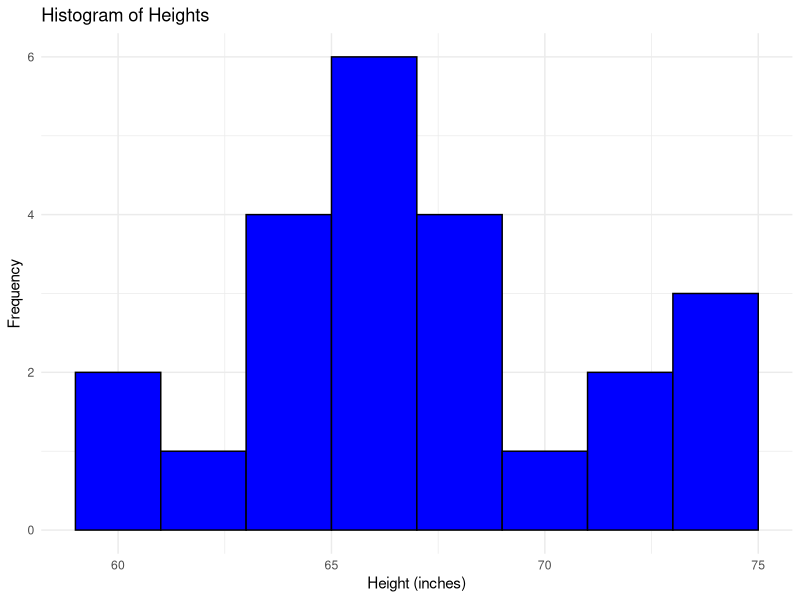
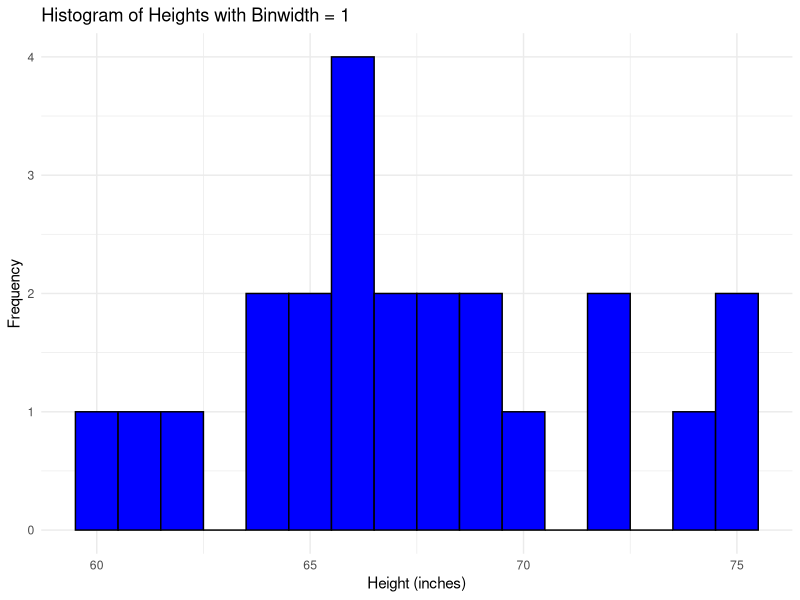
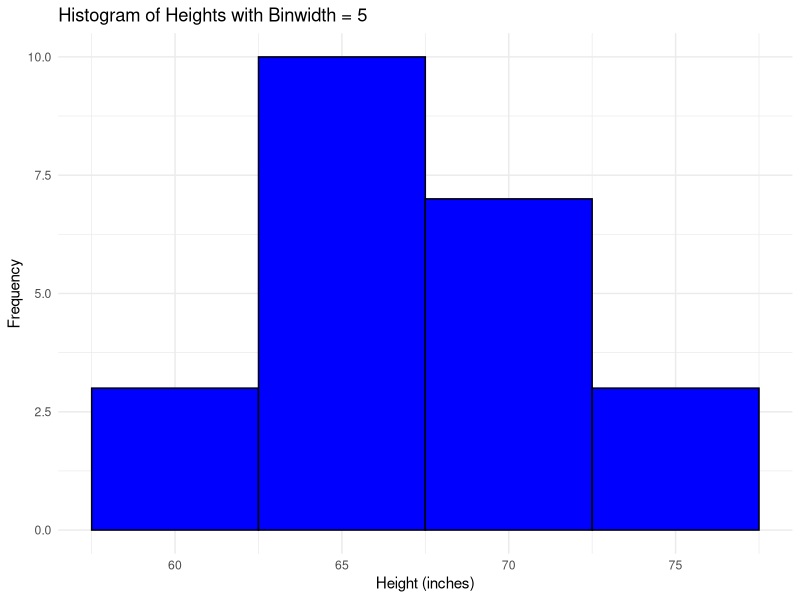
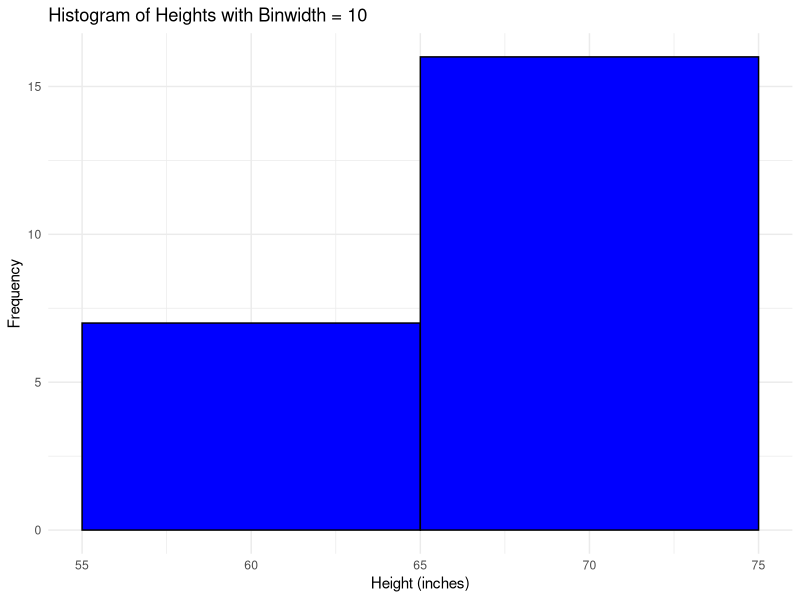
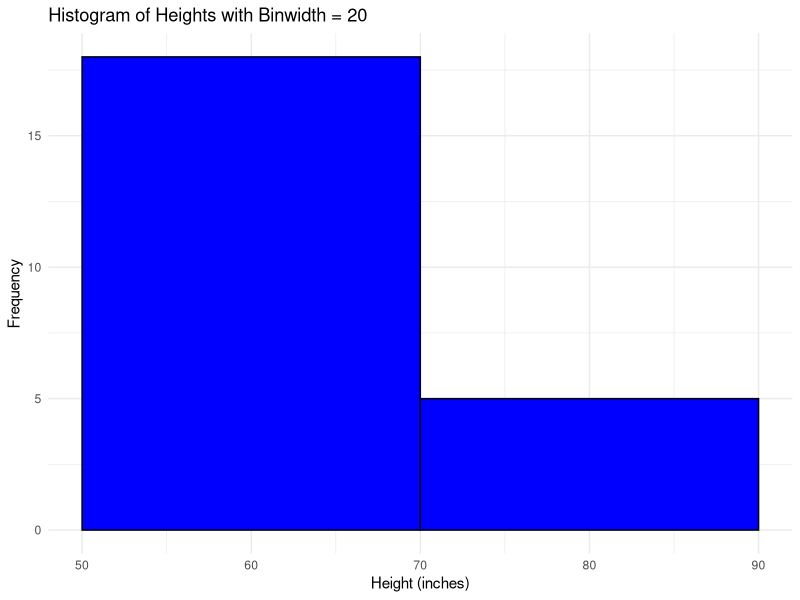
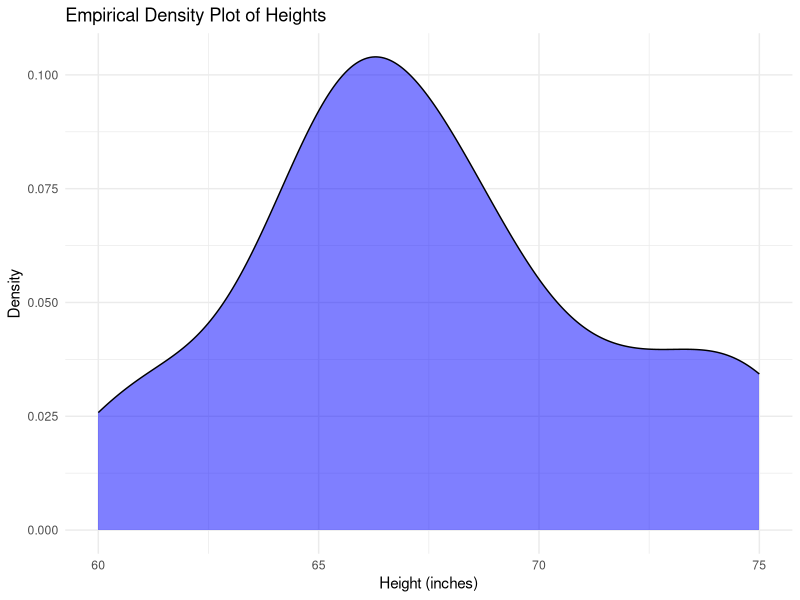
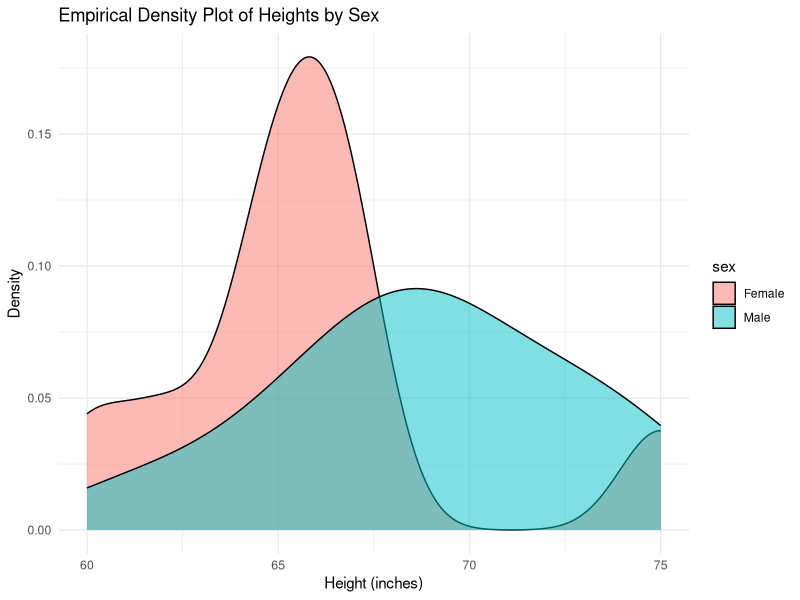
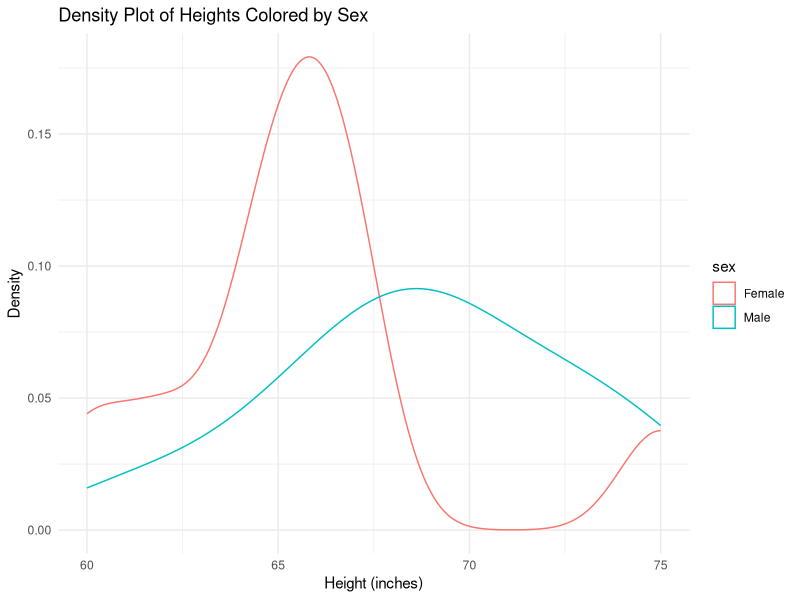

These charts were generated, in order, by the following R code:
## ---- chunk 1
knitr::opts_chunk$set(echo = TRUE)
library(tidyverse)
## ---- chunk 2
#install.packages("dslabs")
library(dslabs) 
data(heights)
glimpse(heights)
## ---- chunk 3
library(ggplot2)
data <- data.frame(
  sex = factor(c("Male", "Male", "Male", "Male", "Male", 
                 "Female", "Female", "Female", "Female", "Female", 
                 "Male", "Male", "Male", "Male", "Male", 
                 "Male", "Female", "Male", "Female", "Female", 
                 "Male", "Female", "Female")),
  height = c(75, 70, 68, 74, 61, 
             65, 66, 62, 66, 67, 
             72, 72, 69, 68, 69, 
             66, 75, 64, 60, 67, 
             66, 64, 65)
)

ggplot(data, aes(x = height)) +
  geom_histogram(binwidth = 2, fill = "blue", color = "black") +
  labs(title = "Histogram of Heights",
       x = "Height (inches)",
       y = "Frequency") +
  theme_minimal()

## ---- chunk 4
for (bin in c(1, 5, 10, 20)) 
  print(
    ggplot(data, aes(x = height)) + 
      geom_histogram(binwidth = bin, fill = "blue", color = "black") + 
      labs(title = paste("Histogram of Heights with Binwidth =", bin),
           x = "Height (inches)", # Fixed the missing closing quotation mark
           y = "Frequency") +
      theme_minimal()
  )


## ---- chunk 5
ggplot(data, aes(x = height)) +
  geom_density(fill = "blue", alpha = 0.5) +
  labs(title = "Empirical Density Plot of Heights",
       x = "Height (inches)",
       y = "Density") +
  theme_minimal()

## ---- chunk 6
ggplot(data, aes(x = height, group = sex, fill = sex)) +
  geom_density(alpha = 0.5) +
  labs(title = "Empirical Density Plot of Heights by Sex",
       x = "Height (inches)",
       y = "Density") +
  theme_minimal()

## ---- chunk 7
ggplot(data, aes(x = height, color = sex)) +
  geom_density() +
  labs(title = "Density Plot of Heights Colored by Sex",
       x = "Height (inches)",
       y = "Density") +
  theme_minimal()


## ---- chunk 8
ggplot(data, aes(x = height, fill = sex)) +
  geom_density(alpha = 0.5) + # Alpha transparency set to 0.5
  labs(title = "Density Plot of Heights Filled by Sex with Transparency",
       x = "Height (inches)",
       y = "Density") +
  theme_minimal()


## ---- chunk 9
ggplot(data, aes(x = sex, y = height, fill = sex)) +
  geom_boxplot() +
  labs(title = "Boxplot of Heights by Sex",
       x = "Sex",
       y = "Height (inches)") +
  theme_minimal()

## ---- chunk 10
mean_height <- mean(data$height)
median_height <- median(data$height)

cat("Mean Height:", mean_height, "\n")
cat("Median Height:", median_height, "\n")

## ---- chunk 11
mean_male <- mean(data$height[data$sex == "Male"])
median_male <- median(data$height[data$sex == "Male"])

mean_female <- mean(data$height[data$sex == "Female"])
median_female <- median(data$height[data$sex == "Female"])

cat("Male - Mean Height:", mean_male, ", Median Height:", median_male, "\n")
cat("Female - Mean Height:", mean_female, ", Median Height:", median_female, "\n")


## ---- chunk 12
tallest_woman <- max(data$height[data$sex == "Female"])



## ---- chunk 13
# install.packages("pscl")
library(pscl) # loads in the package that has this data. 
## You might need to install this...

# data for presidental elections
votedata <-  presidentialElections
glimpse(votedata)
## ---- chunk 14
data <- data.frame(
  state = c("Alabama", "Alaska", "Arizona", "Arkansas", "California"),
  democratic_vote = c(41.6, 27.7, 44.7, 46.3, 53.4) # Replace with actual data
)

ggplot(data, aes(x = state, y = democratic_vote, fill = state)) +
  geom_col() +
  labs(title = "Democratic Vote by State in 2000",
       x = "State",
       y = "Democratic Vote (%)") +
  theme_minimal() +
  theme(axis.text.x = element_text(angle = 45, hjust = 1))


## ---- chunk 15
data <- data.frame(
  state = c("Alabama", "Alaska", "Arizona", "Arkansas", "California"),
  democratic_vote = c(41.6, 27.7, 44.7, 46.3, 53.4) # Replace with actual data
)

ggplot(data, aes(x = state, y = democratic_vote, fill = state)) +
  geom_col() +
  coord_flip() + # Flips the axes
  labs(title = "Democratic Vote by State in 2000",
       x = "State",
       y = "Democratic Vote (%)") +
  theme_minimal()



## ---- chunk 16
data <- data.frame(
  state = c("Alabama", "Alaska", "Arizona", "Arkansas", "California"),
  democratic_vote = c(41.6, 27.7, 44.7, 46.3, 53.4) # Replace with actual data
)

ggplot(data, aes(x = reorder(state, democratic_vote), y = democratic_vote, fill = state)) +
  geom_col() +
  coord_flip() +
  labs(title = "Democratic Vote by State in 2000 (Ordered)",
       x = "State",
       y = "Democratic Vote (%)") +
  theme_minimal()



## ---- chunk 17
data <- data.frame(
  state = c("Alabama", "Alaska", "Arizona", "Arkansas", "California"),
  democratic_vote = c(41.6, 27.7, 44.7, 46.3, 53.4), 
  south = c(TRUE, FALSE, FALSE, TRUE, FALSE) 
)

ggplot(data, aes(x = reorder(state, democratic_vote), y = democratic_vote, fill = state)) +
  geom_col() +
  coord_flip() +
  facet_wrap(~south, scales = "free_y") + 
  labs(title = "Democratic Vote by State in 2000 (North vs South)",
       x = "State",
       y = "Democratic Vote (%)") +
  theme_minimal()


## ---- chunk 18
data <- data.frame(
  state = c("Alabama", "Alaska", "Arizona", "Arkansas", "California"),
  democratic_vote = c(41.6, 27.7, 44.7, 46.3, 53.4),
  south = c(TRUE, FALSE, FALSE, TRUE, FALSE)
)

ggplot(data, aes(x = reorder(state, democratic_vote), y = democratic_vote, fill = south)) +
  geom_col() +
  coord_flip() +
  labs(title = "Democratic Vote by State in 2000 (Colored by Region)",
       x = "State",
       y = "Democratic Vote (%)") +
  theme_minimal()


## ---- chunk 19
data <- data.frame(
  state = c("Alabama", "Alaska", "Arizona", "Arkansas", "California",
            "Alabama", "Alaska", "Arizona", "Arkansas", "California"),
  year = c(2008, 2008, 2008, 2008, 2008, 2016, 2016, 2016, 2016, 2016),
  democratic_vote = c(39.9, 38.8, 45.1, 42.5, 61.0, 
                      34.4, 36.6, 44.6, 37.5, 62.0) 
)

data$year <- as.numeric(data$year)

filtered_data <- data %>%
  filter(year %in% c(2008, 2016))



## ---- chunk 20
data <- data.frame(
  state = c("Alabama", "Alaska", "Arizona", "Arkansas", "California"),
  democratic_vote = c(41.6, 27.7, 44.7, 46.3, 53.4), 
  south = c(TRUE, FALSE, FALSE, TRUE, FALSE) 
)

ggplot(data, aes(x = reorder(state, democratic_vote), y = democratic_vote, fill = south)) +
  geom_col() +
  coord_flip() +
  geom_hline(yintercept = 50, linetype = "dashed", color = "red", size = 1) + 
  labs(
    title = "Democratic Vote by State in 2000",
    subtitle = "Majority Threshold Highlighted",
    x = "State",
    y = "Democratic Vote (%)"
  ) +
  theme_minimal() +
  theme(legend.position = "bottom")


## ---- chunk 21
library(maps)
votedata$state <- tolower(votedata$state)  ## states need to be lowercase for linking

states_map <- map_data("state") ## this gives us the lat and long for each point of each state.
  
map_plot <-  ggplot(data =  votedata %>% filter(year == 2008), aes(map_id = state)) +
    geom_map(aes(fill = demVote), map = states_map) +
    expand_limits(x = states_map$long, y = states_map$lat)
map_plot  
## ---- chunk 22
map_plot <-  ggplot(data =  votedata %>% filter(year == 2016), aes(map_id = state)) +
  geom_map(aes(fill = demVote), map = states_map)+
  expand_limits(x = states_map$long, y = states_map$lat)
map_plot  
## ---- chunk 23
data <- data.frame(
  state = tolower(c("Alabama", "Alaska", "Arizona", "Arkansas", "California")),
  south = c(TRUE, FALSE, FALSE, TRUE, FALSE) 
)

map_data <- map_data("state")

merged_data <- map_data %>%
  left_join(data, by = c("region" = "state"))



## ---- chunk 24
data <- data.frame(
  state = c("Alabama", "Alaska", "Arizona", "Arkansas", "California", 
            "Alabama", "Alaska", "Arizona", "Arkansas", "California"),
  year = c(2008, 2008, 2008, 2008, 2008, 2016, 2016, 2016, 2016, 2016),
  democratic_vote = c(39.9, 38.8, 45.1, 42.5, 61.0, 
                      34.4, 36.6, 44.6, 37.5, 62.0), 
  region = c("S", "N", "N", "S", "N", 
             "S", "N", "N", "S", "N") 
)

data %>%
  group_by(region, year) %>%
  summarise(average_vote = mean(democratic_vote, na.rm = TRUE)) %>%
  ggplot(aes(x = year, y = average_vote, color = region, group = region)) +
  geom_line(size = 1) +
  labs(
    title = "Average Democratic Vote by Region Over Time",
    subtitle = "Comparison Between Northern and Southern States",
    x = "Year",
    y = "Average Democratic Vote (%)",
    color = "Region"
  ) +
  theme_minimal()


## ---- chunk 25
library(palmerpenguins)
glimpse(penguins)
## ---- chunk 26
ggplot(penguins, aes(x = species, y = body_mass_g, fill = species)) +
  geom_boxplot() +
  labs(
    title = "Distribution of Body Mass in Penguins",
    subtitle = "Body Mass (grams) by Species",
    x = "Penguin Species",
    y = "Body Mass (g)"
  ) +
  theme_minimal() +
  theme(legend.position = "none")

## ---- chunk 27
ggplot(penguins, aes(x = species, y = body_mass_g, fill = species)) +
  geom_boxplot(outlier.shape = NA, alpha = 0.7) + 
  geom_point(position = position_jitter(width = 0.2), aes(color = species), alpha = 0.6) + 
  
  labs(
    title = "Distribution of Body Mass in Penguins",
    subtitle = "Body Mass (grams) by Species, with Individual Data Points",
    x = "Penguin Species",
    y = "Body Mass (g)"
  ) +
  theme_minimal() +
  theme(legend.position = "none")


## ---- chunk 28
ggplot(penguins, aes(x = species, y = body_mass_g, fill = species)) +
  geom_boxplot(outlier.shape = NA, alpha = 0.7) + # Boxplot without outliers and slightly transparent
  geom_jitter(position = position_jitter(width = 0.2), aes(color = species), alpha = 0.6) + # Jittered points
  labs(
    title = "Distribution of Body Mass in Penguins",
    subtitle = "Body Mass (grams) by Species, with Jittered Points",
    x = "Penguin Species",
    y = "Body Mass (g)"
  ) +
  theme_minimal() +
  theme(legend.position = "none")


## ---- chunk 29
ggplot(penguins, aes(x = species, y = body_mass_g, fill = species)) +
  geom_jitter(position = position_jitter(width = 0.2), aes(color = species), alpha = 0.6) + 
  
  geom_boxplot(outlier.shape = NA, alpha = 0.7) + 
  labs(
    title = "Distribution of Body Mass in Penguins",
    subtitle = "Body Mass (grams) by Species, with Boxplots on Top",
    x = "Penguin Species",
    y = "Body Mass (g)"
  ) +
  theme_minimal() +
  theme(legend.position = "none") 


## ---- chunk 30
ggplot(penguins, aes(x = species, y = body_mass_g, fill = species)) +
  geom_violin(alpha = 0.7) + 
  geom_jitter(position = position_jitter(width = 0.2), aes(color = species), alpha = 0.6) + 
  
  labs(
    title = "Distribution of Body Mass in Penguins",
    subtitle = "Body Mass (grams) by Species, with Violin Plots and Points",
    x = "Penguin Species",
    y = "Body Mass (g)"
  ) +
  theme_minimal() +
  theme(legend.position = "none")



## ---- chunk 31
penguins %>%
  group_by(species, sex) %>%
  summarise(count = n(), .groups = 'drop')

penguins %>%
  group_by(island) %>%
  summarise(avg_mass = mean(body_mass_g, na.rm = TRUE), .groups = 'drop')

penguins %>%
  group_by(sex) %>%
  summarise(avg_bill_length = mean(bill_length_mm, na.rm = TRUE), .groups = 'drop')

ggplot(penguins %>% filter(sex == "female"), aes(x = bill_length_mm, y = bill_depth_mm, color = species)) +
  geom_point(alpha = 0.7) +
  labs(
    title = "Bill Length vs. Bill Depth for Female Penguins",
    x = "Bill Length (mm)",
    y = "Bill Depth (mm)"
  ) +
  theme_minimal()

ggplot(penguins, aes(x = flipper_length_mm, y = body_mass_g, color = species)) +
  geom_point(alpha = 0.7) +
  facet_wrap(~island) +
  labs(
    title = "Flipper Length vs. Body Mass Faceted by Island",
    x = "Flipper Length (mm)",
    y = "Body Mass (g)"
  ) +
  theme_minimal()

ggplot(penguins, aes(x = flipper_length_mm, fill = sex)) +
  geom_density(alpha = 0.7) +
  labs(
    title = "Density of Flipper Length by Sex",
    x = "Flipper Length (mm)",
    y = "Density"
  ) +
  theme_minimal()

ggplot(penguins, aes(x = body_mass_g, fill = factor(year))) +
  geom_density(alpha = 0.7) +
  labs(
    title = "Density of Body Mass by Year",
    x = "Body Mass (g)",
    y = "Density",
    fill = "Year"
  ) +
  theme_minimal()
